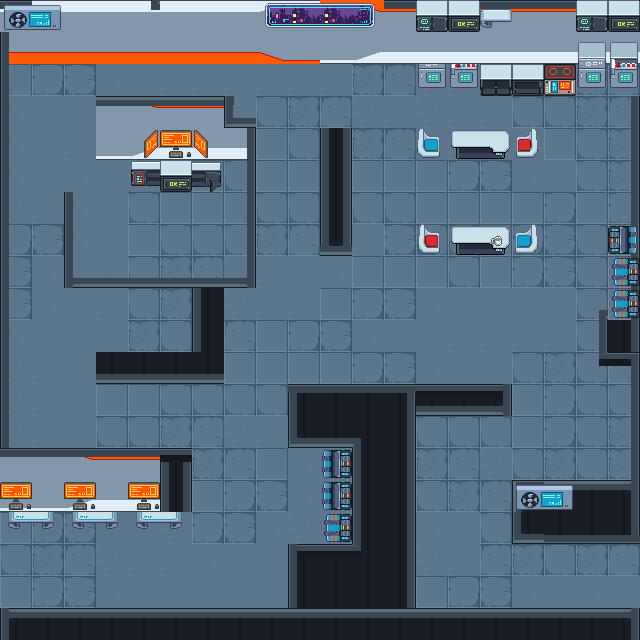

A 2D game scene composited from a Tiled map and its tileset images. What follows is a short description and the map's XML, with each tile layer's data collapsed to a summary:
An orthogonal 20x20 tile map with 32x32 px tiles, 4 tile layers (Terrain, objetos 1, objetos 2, objetos 3), 4 tilesets and 29 objects (player_start).

<map version="1.10" tiledversion="1.11.2" orientation="orthogonal" renderorder="right-down" width="20" height="20" tilewidth="32" tileheight="32" infinite="0" nextlayerid="12" nextobjectid="97">
 <tileset firstgid="1" name="pixel-cyberpunk-interior" tilewidth="32" tileheight="32" tilecount="231" columns="21">
  <image source="../graphics/tilesets/grades.png" width="672" height="352" />
 </tileset>
 <tileset firstgid="232" name="neo_zero_tileset_02" tilewidth="32" tileheight="32" tilecount="54" columns="9">
  <image source="../graphics/tilesets/neo_zero_tileset_02.png" width="304" height="208" />
 </tileset>
 <tileset firstgid="286" name="neo_zero_props_02_free" tilewidth="32" tileheight="32" tilecount="54" columns="9">
  <image source="../graphics/tilesets/neo_zero_tileset_02.png" width="304" height="208" />
 </tileset>
 <tileset firstgid="340" name="neo_zero_buildings_02" tilewidth="32" tileheight="32" tilecount="54" columns="9">
  <image source="../graphics/tilesets/neo_zero_tileset_02.png" width="304" height="208" />
 </tileset>
 <layer id="1" name="Terrain" width="20" height="20">
  <data>[400 cells, 398 non-empty, 17 distinct tile ids]</data>
 </layer>
 <layer id="2" name="objetos 1" width="20" height="20">
  <data>[400 cells, 129 non-empty, 23 distinct tile ids]</data>
 </layer>
 <layer id="3" name="objetos 2" width="20" height="20">
  <data>[400 cells, 71 non-empty, 26 distinct tile ids]</data>
 </layer>
 <layer id="4" name="objetos 3" width="20" height="20">
  <data>[400 cells, 14 non-empty, 10 distinct tile ids]</data>
 </layer>
 <objectgroup id="7" name="Collisions">
  <object id="69" x="0" y="-4.5" width="641" height="68" />
  <object id="70" x="-2" y="-5.5" width="8" height="641" />
  <object id="71" x="96.3333" y="95.5833" width="137.667" height="64.5834" />
  <object id="72" x="233.667" y="113.833" width="23" height="46" />
  <object id="73" x="132" y="154.833" width="90" height="18" />
  <object id="74" x="64.3333" y="191" width="10" height="96" />
  <object id="75" x="72.2273" y="276.667" width="176.273" height="10.5" />
  <object id="76" x="247.5" y="155.333" width="9" height="132.167" />
  <object id="77" x="6.33333" y="604.5" width="634" height="32" />
  <object id="78" x="353" y="384.333" width="62.6667" height="219.985" />
  <object id="79" x="288.273" y="544.136" width="66" height="60.3636" />
  <object id="80" x="287.545" y="384.378" width="66.8485" height="63.2727" />
  <object id="81" x="415.667" y="383.583" width="96.6667" height="32.0833" />
  <object id="82" x="513" y="475.833" width="128.667" height="64" />
  <object id="83" x="608.583" y="226.5" width="30.6667" height="85.3333" />
  <object id="84" x="599" y="306.5" width="42.6667" height="56" />
  <object id="85" x="632.333" y="362.5" width="8.66667" height="114" />
  <object id="86" x="192.667" y="287.5" width="31.3333" height="95.3333" />
  <object id="87" x="97" y="349.166" width="96" height="33.3333" />
  <object id="88" x="319.333" y="126.833" width="32" height="128.667" />
  <object id="89" x="451.667" y="223.167" width="59.3333" height="17.3333" />
  <object id="90" x="453" y="127.833" width="57.3333" height="16.6667" />
  <object id="91" x="634" y="-5.5" width="16" height="643" />
  <object id="92" x="-1" y="448.5" width="192" height="62.5" />
  <object id="93" x="7.75" y="511" width="45.5" height="12" />
  <object id="94" x="72" y="511" width="45.5" height="11.75" />
  <object id="95" x="136.25" y="510.75" width="45" height="11.75" />
  <object id="96" x="418.75" y="61.25" width="215.25" height="12.0833" />
 </objectgroup>
 <objectgroup id="8" name="Boss" />
 <objectgroup id="10" name="Coletaveis" />
 <objectgroup id="11" name="player_start">
  <object id="53" name="player_start" x="377" y="343">
   <point />
  </object>
 </objectgroup>
</map>
